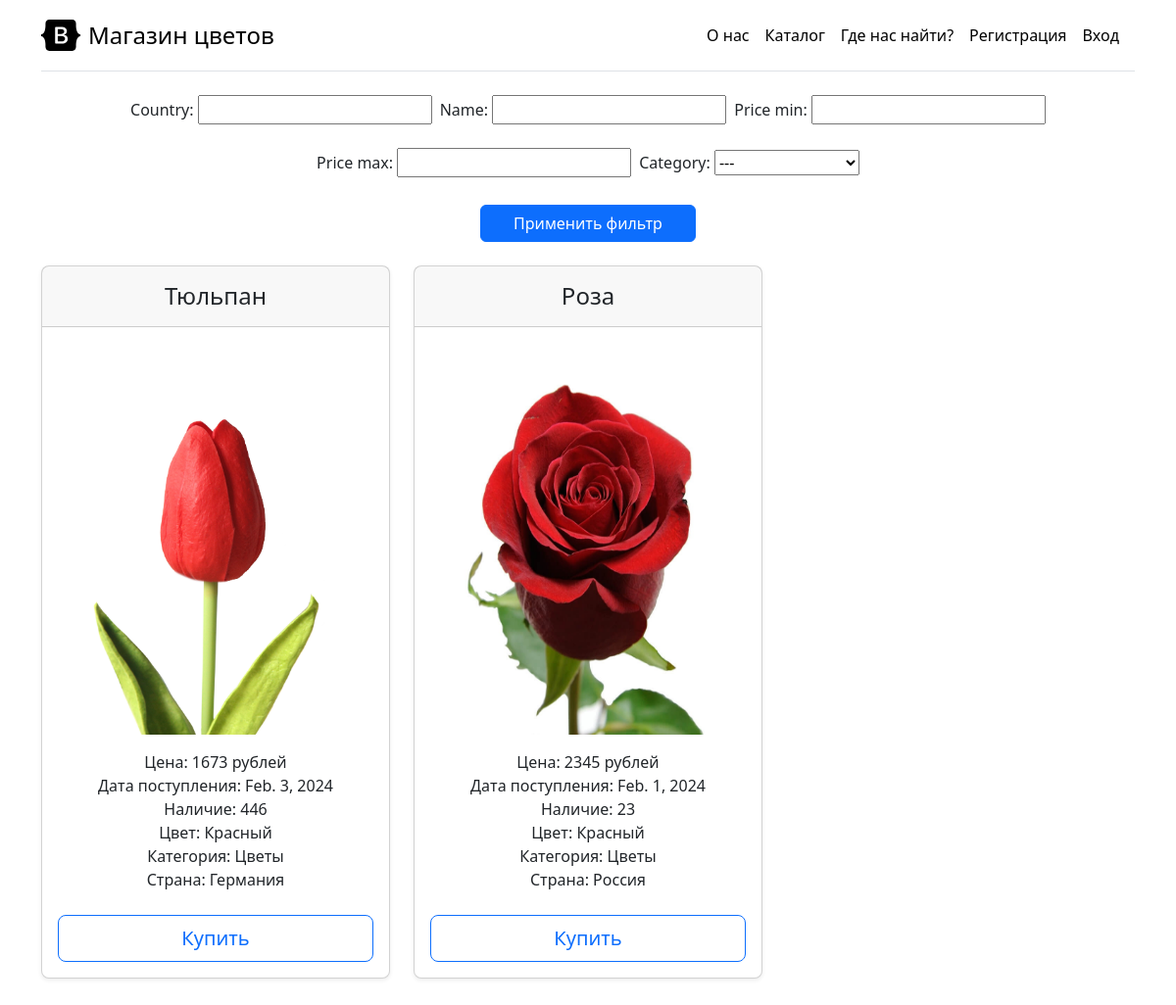
The page / on the database its author committed.
### flowershop/models.py (models this page shows, shortened)
class Product(models.Model):
    name = models.CharField(max_length=80)
    price = models.PositiveIntegerField()
    image = models.ImageField(upload_to='products')  # Создаст папку products внутри папки media
    date = models.DateTimeField()
    counts = models.PositiveIntegerField()
    color = models.CharField(max_length=60)
    category = models.ForeignKey(Category, on_delete=models.CASCADE)
    country = models.ForeignKey(Country, on_delete=models.CASCADE)

class Category(models.Model):
    name = models.CharField(max_length=80)

class Country(models.Model):
    name = models.CharField(max_length=80)

### general/views.py (the view)
# urls.py: path('', index, name='index')
def index(request):
    product_list = Product.objects.filter(counts__gt=0).order_by('-date')
    form = ProductFilterForm(request.GET)
    if form.is_valid():
        cleaned_data = form.cleaned_data
        country = cleaned_data.get('country', '')
        name = cleaned_data.get('name', '')
        price_min = cleaned_data.get('price_min', None)
        price_max = cleaned_data.get('price_max', None)
        category = cleaned_data.get('category', '')
        if country:
            product_list = product_list.filter(country__name__iexact=country.capitalize())
        if name:
            product_list = product_list.filter(name__iexact=name.capitalize())
        if price_min is not None:
            product_list = product_list.filter(price__gte=price_min)
        if price_max is not None:
            product_list = product_list.filter(price__lte=price_max)
        if category:
            product_list = product_list.filter(category__name__iexact=category.capitalize())
    return render(request, 'index.html', context={'product_list': product_list, 'form': form})

### general/forms.py
class ProductFilterForm(forms.Form):
    country = CharField(required=False)
    name = CharField(required=False)
    price_min = DecimalField(required=False, min_value=0)
    price_max = DecimalField(required=False, min_value=0)
    category_choices = [('', '---'), ('Цветы', 'Цветы'), ('Упаковка', 'Упаковка'), ('Дополнительно', 'Дополнительно')]
    category = ChoiceField(choices=category_choices, required=False)

### general/templates/index.html (shortened to what this page needs)
<!DOCTYPE html>
<html lang="en" data-bs-theme="auto">
<head>
    <link href="https://cdn.jsdelivr.net/npm/bootstrap@5.3.2/dist/css/bootstrap.min.css" rel="stylesheet"
>
</head>
<body>
<div class="container py-3">
    {% include 'header.html' %}
    <form method="get" action="{% url 'index' %}" style="display: grid; justify-content: center">
        <div style="display: flex; gap: 8px; flex-wrap: wrap; justify-content: center; align-items: center">
            {{ form.as_p }}
        </div>
        <button type="submit" class="btn btn-primary" style="width: 220px; display: block; margin: 12px auto 24px;">
            Применить фильтр
        </button>
    </form>
    <div class="row row-cols-1 row-cols-md-3 mb-3 text-center">
        {% for product in product_list %}
            <div class="col">
                <div class="card mb-4 rounded-3 shadow-sm">
                    <div class="card-header py-3">
                        <h4 class="my-0 fw-normal">{{ product.name }}</h4>
                    </div>
                    <form method="get" action="/product/{{ product.id }}">
                        <div class="card-body">
                            <img src="{{ product.image.url }}" alt="flower" style="max-width: 320px; height: 400px">
                            <ul class="list-unstyled mt-3 mb-4">
                                <li>Цена: {{ product.price }} рублей</li>
                                <li>Дата поступления: {{ product.date.date }}</li>
                                <li>Наличие: {{ product.counts }}</li>
                                <li>Цвет: {{ product.color }}</li>
                                <li>Категория: {{ product.category.name }}</li>
                                <li>Страна: {{ product.country.name }}</li>
                            </ul>
                            <button type="submit" class="w-100 btn btn-lg btn-outline-primary">Купить</button>
                        </div>
                    </form>
                </div>
            </div>
        {% empty %}
            <div>Нет товаров</div>
        {% endfor %}
    </div>
</div>
</body>
</html>

### general/templates/header.html (shortened to what this page needs)
{% load static %}
<header>
    <div class="d-flex flex-column flex-md-row align-items-center pb-3 mb-4 border-bottom">
        <a href="/" class="d-flex align-items-center link-body-emphasis text-decoration-none">
            <span class="fs-4">Магазин цветов</span>
        </a>
        <nav class="d-inline-flex mt-2 mt-md-0 ms-md-auto">
            <a class="me-3 py-2 link-body-emphasis text-decoration-none" href="/about/">О нас</a>
            <a class="me-3 py-2 link-body-emphasis text-decoration-none" href="/">Каталог</a>
            <a class="me-3 py-2 link-body-emphasis text-decoration-none" href="/contact/">Где нас найти?</a>
            {% if user.is_authenticated %}
                <a class="me-3 py-2 link-body-emphasis text-decoration-none" href="{% url 'cart' %}">Корзина</a>
                <form method="post" action="{% url 'logout' %}">
                    {% csrf_token %}
                    <button type="submit">Выйти</button>
                </form>
            {% else %}
                <a class="me-3 py-2 link-body-emphasis text-decoration-none" href="{% url 'register' %}">Регистрация</a>
                <a class="me-3 py-2 link-body-emphasis text-decoration-none" href="{% url 'login' %}">Вход</a>
            {% endif %}
        </nav>
    </div>
</header>

### rows shown on the page
Product: name "Тюльпан", image (picture), price "1673", date "Feb. 3, 2024", counts "446", color "Красный", category.name "Цветы", country.name "Германия"
Product: name "Роза", image (picture), price "2345", date "Feb. 1, 2024", counts "23", color "Красный", category.name "Цветы", country.name "Россия"
